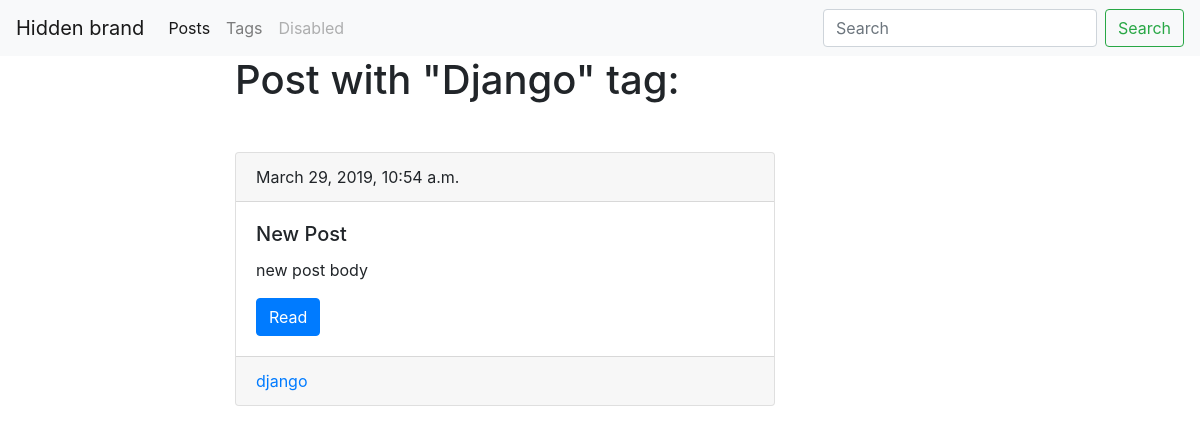
Screenshot of /blog/tag/django/ with the database file from the repository.
### first_blog/models.py (models this page shows, shortened)
class Tag(models.Model):
    title = models.CharField(max_length=50)
    slug = models.SlugField(max_length=50, unique=True)
    def get_absolute_url(self):
        return reverse("tag_detail_url", kwargs={"slug": self.slug})

class Post(models.Model):
    title = models.CharField(max_length=150, db_index=True)
    slug = models.SlugField(max_length=150, unique=True)
    body = models.TextField(blank=True, db_index=True)
    tags = models.ManyToManyField('Tag', blank=True, related_name='posts')
    date_pub = models.DateTimeField(auto_now_add=True)
    def get_absolute_url(self):
        return reverse("post_detail_url", kwargs={"slug": self.slug})

### first_blog/views.py (the view)
# urls.py: path('tag/<str:slug>/', TagDetail.as_view(), name='tag_detail_url')
class TagDetail(ObjectDetailMixin, View):
    model = Tag
    template = 'first_blog/tag_detail.html'

### first_blog/utils.py (called while the page is built)
    def get(self, request, slug):
        obj = get_object_or_404(self.model, slug__iexact=slug)
        return render(request, self.template, context={self.model.__name__.lower(): obj})

### first_blog/templates/first_blog/tag_detail.html (shortened to what this page needs)
{% extends 'first_blog/base_blog.html' %}
{% block content %}
    <h1 class="mb-5">Post with "{{ tag.title|title }}" tag:</h1>
    {% for post in tag.posts.all %}
        {% include 'first_blog/includes/post_card_template.html' %}
    {% endfor %}
{% endblock  %}

### first_blog/templates/first_blog/includes/post_card_template.html
<div class="card mt-5">
    <div class="card-header">
        {{ post.date_pub }}
    </div>
    <div class="card-body">
        <h5 class="card-title">{{ post.title }}</h5>
        <p class="card-text">{{ post.body|truncatewords:15 }}</p>
        <a href="{{ post.get_absolute_url }}" class="btn btn-primary">Read</a>
    </div>
      <div class="card-footer text-muted">
        {% for tag in post.tags.all %}
            <a href="{{ tag.get_absolute_url }}">{{ tag.title }}</a>
        {% endfor %}
        </div>
</div>

### rows the page displays
Tag: title "Django", title "django"
Post: date_pub "March 29, 2019, 10:54 a.m.", title "New Post", body "new post body"
